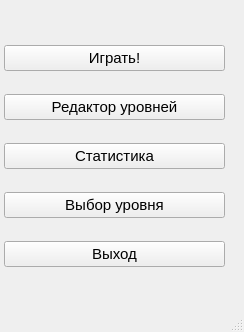
<?xml version="1.0" encoding="UTF-8"?>
<ui version="4.0">
 <class>MainWindow</class>
 <widget class="QMainWindow" name="MainWindow">
  <property name="geometry">
   <rect>
    <x>0</x>
    <y>0</y>
    <width>244</width>
    <height>332</height>
   </rect>
  </property>
  <property name="windowTitle">
   <string/>
  </property>
  <widget class="QWidget" name="centralwidget">
   <widget class="QWidget" name="gridLayoutWidget">
    <property name="geometry">
     <rect>
      <x>4</x>
      <y>28</y>
      <width>221</width>
      <height>261</height>
     </rect>
    </property>
    <layout class="QGridLayout" name="gridLayout">
     <item row="2" column="0">
      <widget class="QPushButton" name="stats">
       <property name="font">
        <font>
         <pointsize>11</pointsize>
         <weight>50</weight>
         <bold>false</bold>
        </font>
       </property>
       <property name="text">
        <string>Статистика</string>
       </property>
      </widget>
     </item>
     <item row="1" column="0">
      <widget class="QPushButton" name="editor">
       <property name="font">
        <font>
         <pointsize>11</pointsize>
         <weight>50</weight>
         <bold>false</bold>
        </font>
       </property>
       <property name="text">
        <string>Редактор уровней</string>
       </property>
      </widget>
     </item>
     <item row="3" column="0">
      <widget class="QPushButton" name="levels_ch">
       <property name="font">
        <font>
         <pointsize>11</pointsize>
         <weight>50</weight>
         <bold>false</bold>
        </font>
       </property>
       <property name="text">
        <string>Выбор уровня</string>
       </property>
      </widget>
     </item>
     <item row="0" column="0">
      <widget class="QPushButton" name="play">
       <property name="font">
        <font>
         <pointsize>11</pointsize>
         <weight>50</weight>
         <bold>false</bold>
        </font>
       </property>
       <property name="text">
        <string>Играть!</string>
       </property>
      </widget>
     </item>
     <item row="4" column="0">
      <widget class="QPushButton" name="exit">
       <property name="font">
        <font>
         <pointsize>11</pointsize>
         <weight>50</weight>
         <bold>false</bold>
        </font>
       </property>
       <property name="text">
        <string>Выход</string>
       </property>
      </widget>
     </item>
    </layout>
   </widget>
   <widget class="QLabel" name="label">
    <property name="geometry">
     <rect>
      <x>10</x>
      <y>0</y>
      <width>211</width>
      <height>21</height>
     </rect>
    </property>
    <property name="font">
     <font>
      <pointsize>11</pointsize>
     </font>
    </property>
    <property name="text">
     <string/>
    </property>
   </widget>
  </widget>
  <widget class="QMenuBar" name="menubar">
   <property name="geometry">
    <rect>
     <x>0</x>
     <y>0</y>
     <width>244</width>
     <height>21</height>
    </rect>
   </property>
  </widget>
  <widget class="QStatusBar" name="statusbar"/>
 </widget>
 <resources/>
 <connections/>
</ui>
